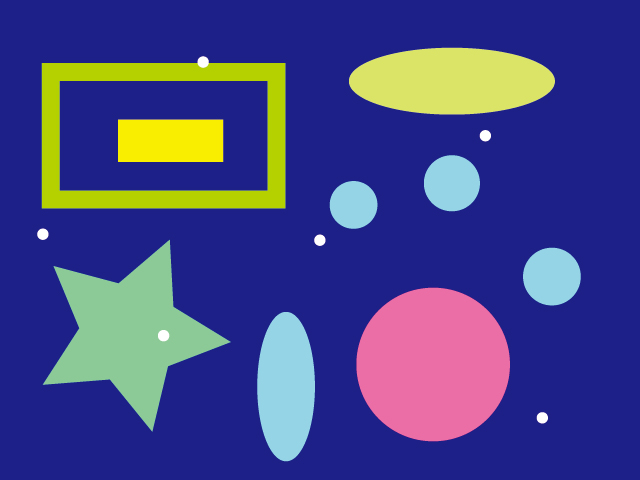
//> input picture week09/kadai01/sample.jpg, 640 x 480 px
$ ./main   (built with g++ and OpenCV 4)
//> lines starting //> are read from the running program, lines starting //| are printed output that depends on the picture; after the words box and inside, x2 and y2 are one past the last pixel; in counts of white or black regions, pixels touching at a corner belong together
#include <iostream>
#include <opencv2/opencv.hpp>

// ファイル
#define FILE_NAME "sample.jpg"

// 二値化しきい値
#define BIN_TH (100)

struct Feature {
  int index;
  double area;
  double circularity;
};

int main(int argc, const char* argv[]) {
  // 画像の宣言
  // (入力画像，グレースケール画像，二値画像，一時的な画像，出力画像)
  cv::Mat src_img, gray_img, bin_img, tmp_img, dst_img;

  // 輪郭の座標リストの宣言 (New!)
  std::vector<std::vector<cv::Point>> contours;

  // 画像の入力 (カラーで入力)
  src_img = cv::imread(FILE_NAME);
//> src_img is the input picture: 480 rows x 640 cols, CV_8UC3; mean B, G, R 135.1, 70.7, 68.8
  if (src_img.empty()) {  // 入力失敗の場合
    fprintf(stderr, "File is not opened.\n");
    return (-1);
  }

  // 入力画像を出力画像にコピー (New!)
  dst_img = src_img.clone();

  // グレースケール化
  cv::cvtColor(src_img, gray_img, cv::COLOR_BGR2GRAY);
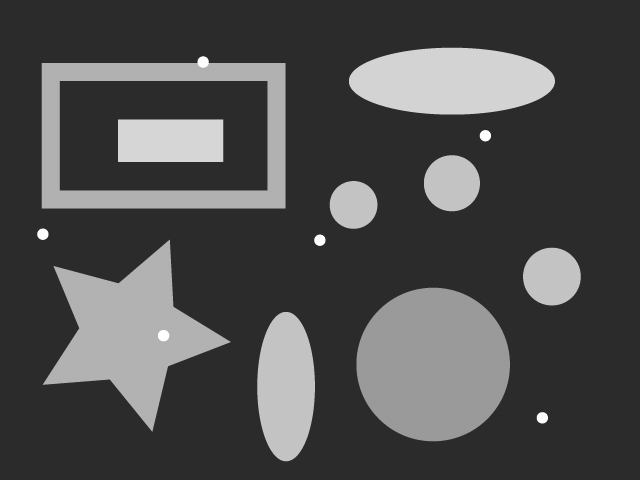
//> gray_img: 480 rows x 640 cols, CV_8UC1; min 41, max 255, mean 77.5

  // 二値化
  cv::threshold(gray_img, bin_img, BIN_TH, 255, cv::THRESH_BINARY);
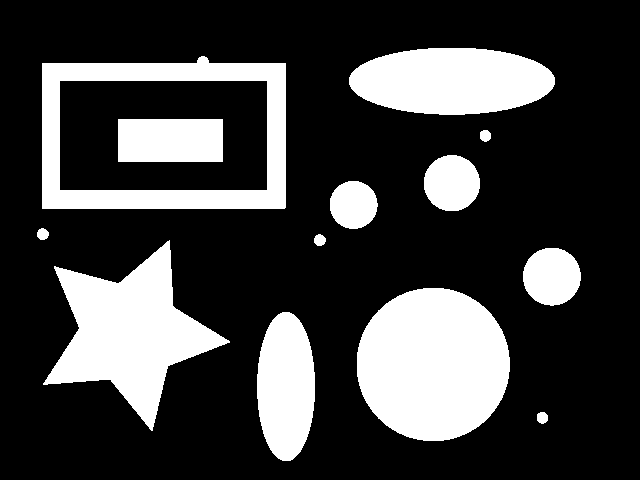
//> bin_img: 480 rows x 640 cols, CV_8UC1; 24.9% white; 13 white regions

  // 二値画像コピー
  tmp_img = bin_img.clone();

  cv::findContours(tmp_img, contours, cv::RETR_LIST, cv::CHAIN_APPROX_NONE);
//> contours = 14 contours; largest, box (x1, y1, x2, y2) and area: (42, 56, 286, 209) 35300, (59, 80, 268, 191) 22878, (357, 288, 510, 441) 18299, (43, 240, 230, 431) 14900, (349, 48, 555, 115) 10691

  std::vector<Feature> circles;
  // 面積と円形度を計算
  for (int i = 0; i < contours.size(); i++) {
    Feature feature;
    feature.index = i;
    feature.area = cv::contourArea(contours[i]);
    feature.circularity =
        4 * M_PI * feature.area / pow(cv::arcLength(contours[i], true), 2);

    // 円のみを追加
    if (feature.circularity > 0.8) {
      circles.push_back(feature);
    }
  }
//> this loop made 14 passes
//> (feature.area, feature.circularity) on passes 1 to 12: (91.5, 0.909), (6662, 0.66), (18299, 0.898), (2560, 0.897), (14900.5, 0.379), (94.5, 0.897), (94.5, 0.897), (1744, 0.896), (2408.5, 0.903), (91.5, 0.909), (4368, 0.644), (22878, 0.716)

  // 最も大きい円を描画
  Feature max_circle = circles[0];
  for (int i = 1; i < circles.size(); i++) {
    if (max_circle.area < circles[i].area) {
      max_circle = circles[i];
    }
  }

  // max_circle を輪郭描画
  cv::drawContours(dst_img, contours, max_circle.index, CV_RGB(255, 255, 255),
                   3);
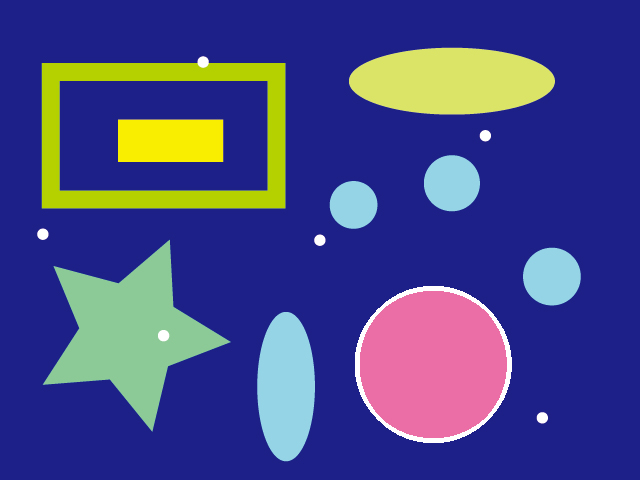
//> dst_img: 480 rows x 640 cols, CV_8UC3; 0.71% of pixels changed, all inside (x1, y1, x2, y2) = (355, 286, 512, 443)
//> max_circle.index = 2

  // 表示
  cv::imshow("src image", src_img);
  cv::imshow("binary image", bin_img);
  cv::imshow("outpu image", dst_img);
  cv::imwrite("output.jpg", dst_img);
  cv::waitKey();

  return 0;
}
